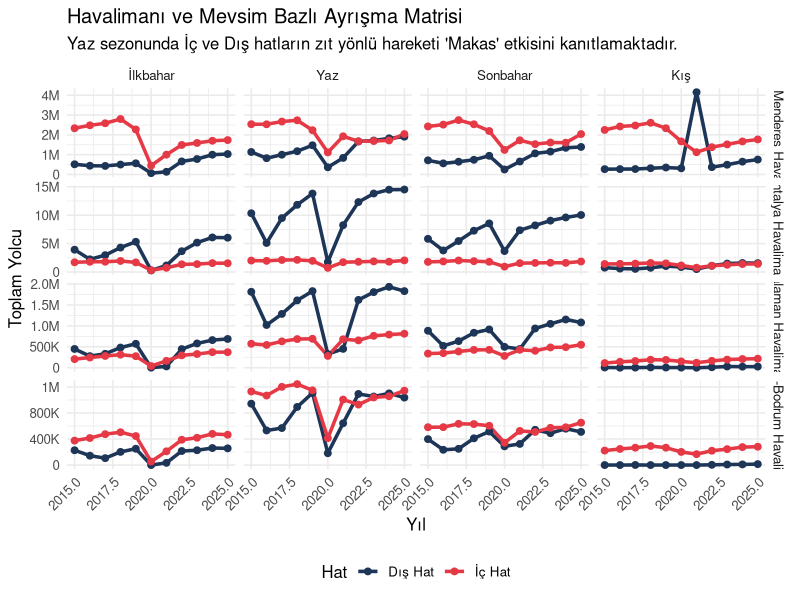
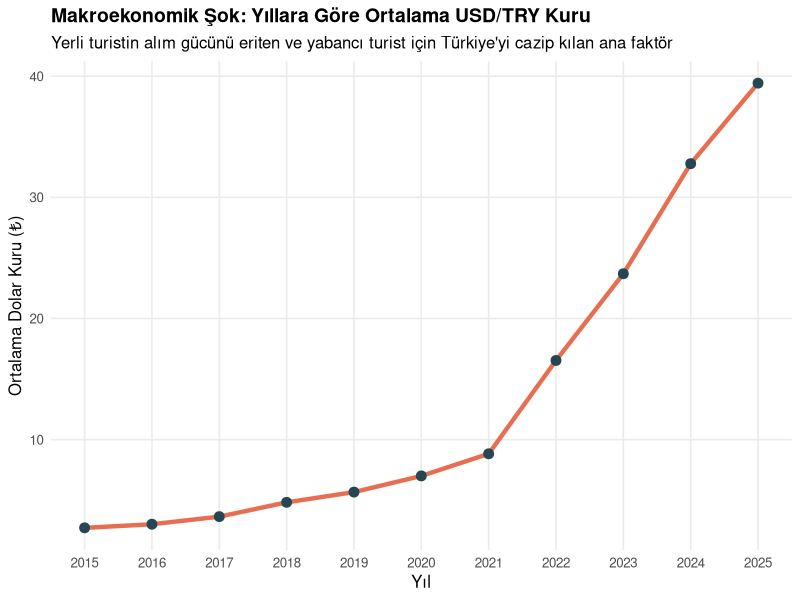
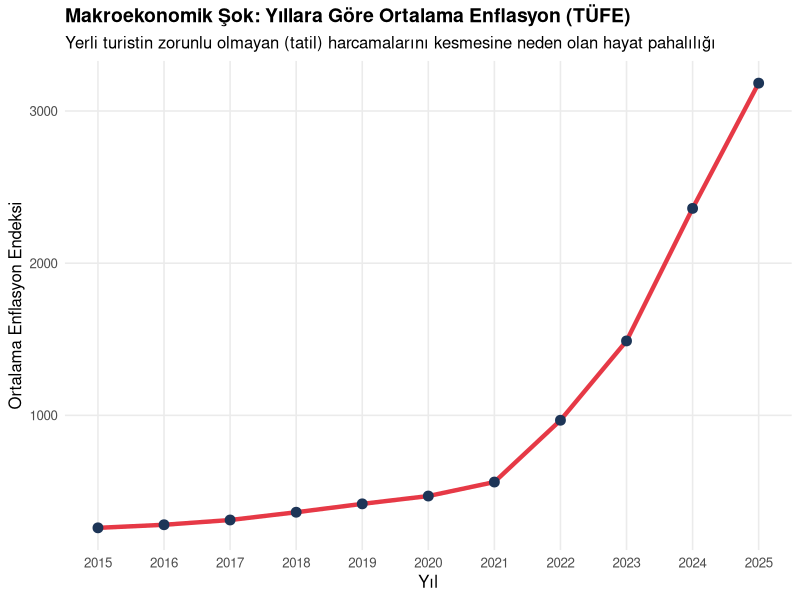
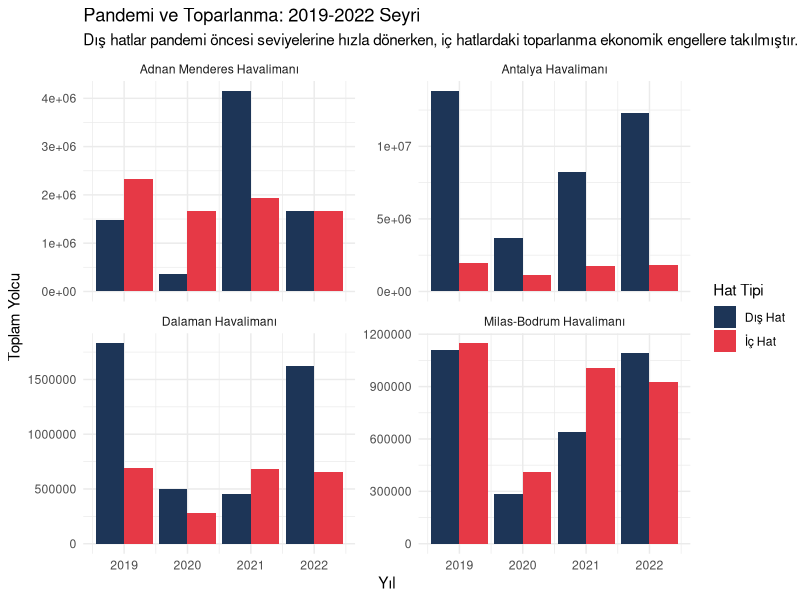

The R script that drew these images, in order:
## ---- chunk 1
#| label: full-analysis
library(tidyverse)
library(readxl) # Excel okumak için gerekli kütüphane
library(scales)

# Veriyi oku (Dosya ismini 'tourism_data.xlsx' yaptığını varsayıyorum)
df <- read_excel("tourism_data.xlsx")

# Veri temizleme ve Mevsim mühendisliği
df_clean <- df %>%
  select(Yıl, Ay, Havalimanı, `Hat Tipi`, `Aylık Yolcu`, `USD/TRY`, Enflasyon) %>%
  filter(!is.na(Yıl)) %>%
  mutate(
    Mevsim = case_when(
      Ay %in% c("Aralık", "Ocak", "Şubat") ~ "Kış",
      Ay %in% c("Mart", "Nisan", "Mayıs") ~ "İlkbahar",
      Ay %in% c("Haziran", "Temmuz", "Ağustos") ~ "Yaz",
      Ay %in% c("Eylül", "Ekim", "Kasım") ~ "Sonbahar"
    ),
    Mevsim = factor(Mevsim, levels = c("İlkbahar", "Yaz", "Sonbahar", "Kış"))
  )

# Mevsimsel Agregasyon
df_seasonal <- df_clean %>%
  group_by(Yıl, Mevsim, Havalimanı, `Hat Tipi`) %>%
  summarise(
    Toplam_Yolcu = sum(`Aylık Yolcu`, na.rm = TRUE),
    Ort_USD = mean(`USD/TRY`, na.rm = TRUE),
    .groups = "drop"
  )

# Görselleştirme
ggplot(df_seasonal, aes(x = Yıl, y = Toplam_Yolcu, color = `Hat Tipi`, group = `Hat Tipi`)) +
  geom_line(linewidth = 1.2) +
  geom_point(size = 2) +
  facet_grid(Havalimanı ~ Mevsim, scales = "free_y") +
  scale_color_manual(values = c("İç Hat" = "#E63946", "Dış Hat" = "#1D3557")) +
  scale_y_continuous(labels = label_number(scale_cut = cut_short_scale())) +
  theme_minimal(base_size = 12) +
  labs(
    title = "Havalimanı ve Mevsim Bazlı Ayrışma Matrisi",
    subtitle = "Yaz sezonunda İç ve Dış hatların zıt yönlü hareketi 'Makas' etkisini kanıtlamaktadır.",
    x = "Yıl", y = "Toplam Yolcu", color = "Hat"
  ) +
  theme(legend.position = "bottom", axis.text.x = element_text(angle = 45, hjust = 1))
## ---- chunk 2
#| label: economy-plot
#| message: false
#| warning: false
#| code-fold: true

# Yıllık ortalama ekonomik verileri hesaplıyoruz (Üstteki df_clean verisini kullanır)
df_econ <- df_clean %>%
  group_by(Yıl) %>%
  summarise(
    Ort_USD = mean(`USD/TRY`, na.rm = TRUE),
    Ort_Enflasyon = mean(Enflasyon, na.rm = TRUE)
  )

# Dolar Kurunun Yıllar İçindeki Yükselişi
ggplot(df_econ, aes(x = Yıl, y = Ort_USD)) +
  # Trend çizgisi ve noktalar
  geom_line(color = "#E76F51", linewidth = 1.5) +
  geom_point(color = "#264653", size = 3) +
  
  # Tasarım ayarları
  theme_minimal(base_size = 12) +
  labs(
    title = "Makroekonomik Şok: Yıllara Göre Ortalama USD/TRY Kuru",
    subtitle = "Yerli turistin alım gücünü eriten ve yabancı turist için Türkiye'yi cazip kılan ana faktör",
    x = "Yıl",
    y = "Ortalama Dolar Kuru (₺)"
  ) +
  # X ekseninde yılları küsuratsız (örneğin 2020.5 olmadan) tam sayı olarak göstermek için
  scale_x_continuous(breaks = seq(min(df_econ$Yıl, na.rm=TRUE), max(df_econ$Yıl, na.rm=TRUE), by = 1)) +
  theme(
    plot.title = element_text(face = "bold", size = 14),
    panel.grid.minor = element_blank()
  )
## ---- chunk 3
#| label: inflation-plot
#| message: false
#| warning: false
#| code-fold: true

# Enflasyonun Yıllar İçindeki Yükselişi (df_econ verisini kullanır)
ggplot(df_econ, aes(x = Yıl, y = Ort_Enflasyon)) +
  # Trend çizgisi ve noktalar (Tehlikeyi/Sıcaklığı hissettirmek için kırmızı tonlar)
  geom_line(color = "#E63946", linewidth = 1.5) +
  geom_point(color = "#1D3557", size = 3) +
  
  # Tasarım ayarları
  theme_minimal(base_size = 12) +
  labs(
    title = "Makroekonomik Şok: Yıllara Göre Ortalama Enflasyon (TÜFE)",
    subtitle = "Yerli turistin zorunlu olmayan (tatil) harcamalarını kesmesine neden olan hayat pahalılığı",
    x = "Yıl",
    y = "Ortalama Enflasyon Endeksi"
  ) +
  scale_x_continuous(breaks = seq(min(df_econ$Yıl, na.rm=TRUE), max(df_econ$Yıl, na.rm=TRUE), by = 1)) +
  theme(
    plot.title = element_text(face = "bold", size = 14),
    panel.grid.minor = element_blank()
  )
## ---- chunk 4
#| label: covid-impact
#| code-fold: true

# Pandemi dönemini (2019-2022) izole edelim
df_covid <- df_seasonal %>%
  filter(Yıl >= 2019 & Yıl <= 2022)

ggplot(df_covid, aes(x = Yıl, y = Toplam_Yolcu, fill = `Hat Tipi`)) +
  geom_col(position = "dodge") +
  facet_wrap(~Havalimanı, scales = "free_y") +
  scale_fill_manual(values = c("İç Hat" = "#E63946", "Dış Hat" = "#1D3557")) +
  theme_minimal() +
  labs(
    title = "Pandemi ve Toparlanma: 2019-2022 Seyri",
    subtitle = "Dış hatlar pandemi öncesi seviyelerine hızla dönerken, iç hatlardaki toparlanma ekonomik engellere takılmıştır.",
    x = "Yıl", y = "Toplam Yolcu"
  )
## ---- chunk 5
#| label: correlation-deep-dive
#| echo: false
#| warning: false
#| message: false

# 1. Tüm Zamanlar Verisi (2015-2025)
cor_all_data <- df_seasonal %>%
  filter(`Hat Tipi` == "İç Hat") %>%
  group_by(Yıl) %>%
  summarise(
    Yolcu = sum(Toplam_Yolcu, na.rm = TRUE), 
    Dolar = mean(Ort_USD, na.rm = TRUE)
  ) %>%
  filter(!is.na(Yolcu) & !is.na(Dolar))

r_all <- cor(cor_all_data$Yolcu, cor_all_data$Dolar, use = "complete.obs")

# 2. Ekonomik Şok Dönemi (2021-2025) - Pandemi etkisinden arındırılmış
cor_shock_data <- cor_all_data %>% filter(Yıl >= 2021)
r_shock <- cor(cor_shock_data$Yolcu, cor_shock_data$Dolar, use = "complete.obs")
